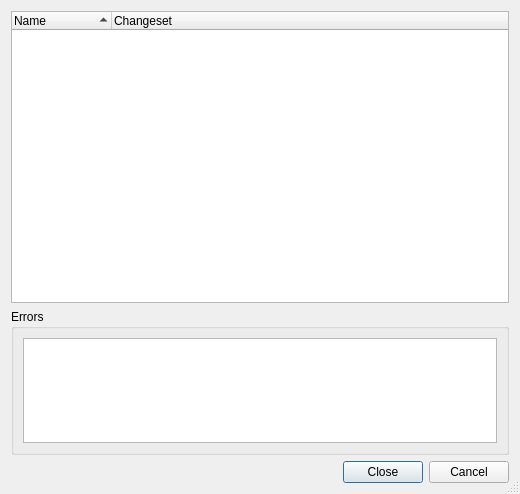
<?xml version="1.0" encoding="UTF-8"?>
<ui version="4.0">
 <class>HgBookmarksInOutDialog</class>
 <widget class="QDialog" name="HgBookmarksInOutDialog">
  <property name="geometry">
   <rect>
    <x>0</x>
    <y>0</y>
    <width>520</width>
    <height>494</height>
   </rect>
  </property>
  <property name="windowTitle">
   <string/>
  </property>
  <property name="sizeGripEnabled">
   <bool>true</bool>
  </property>
  <layout class="QVBoxLayout">
   <item>
    <widget class="QTreeWidget" name="bookmarksList">
     <property name="sizePolicy">
      <sizepolicy hsizetype="Expanding" vsizetype="Expanding">
       <horstretch>0</horstretch>
       <verstretch>2</verstretch>
      </sizepolicy>
     </property>
     <property name="whatsThis">
      <string>&lt;b&gt;Bookmarks List&lt;/b&gt;
&lt;p&gt;This shows a list of the bookmarks.&lt;/p&gt;</string>
     </property>
     <property name="alternatingRowColors">
      <bool>true</bool>
     </property>
     <property name="rootIsDecorated">
      <bool>false</bool>
     </property>
     <property name="itemsExpandable">
      <bool>false</bool>
     </property>
     <property name="sortingEnabled">
      <bool>true</bool>
     </property>
     <column>
      <property name="text">
       <string>Name</string>
      </property>
     </column>
     <column>
      <property name="text">
       <string>Changeset</string>
      </property>
     </column>
    </widget>
   </item>
   <item>
    <widget class="QGroupBox" name="errorGroup">
     <property name="sizePolicy">
      <sizepolicy hsizetype="Preferred" vsizetype="Expanding">
       <horstretch>0</horstretch>
       <verstretch>1</verstretch>
      </sizepolicy>
     </property>
     <property name="title">
      <string>Errors</string>
     </property>
     <layout class="QVBoxLayout">
      <item>
       <widget class="QTextEdit" name="errors">
        <property name="readOnly">
         <bool>true</bool>
        </property>
        <property name="acceptRichText">
         <bool>false</bool>
        </property>
       </widget>
      </item>
     </layout>
    </widget>
   </item>
   <item>
    <widget class="QDialogButtonBox" name="buttonBox">
     <property name="orientation">
      <enum>Qt::Horizontal</enum>
     </property>
     <property name="standardButtons">
      <set>QDialogButtonBox::Cancel|QDialogButtonBox::Close</set>
     </property>
    </widget>
   </item>
  </layout>
 </widget>
 <pixmapfunction>qPixmapFromMimeSource</pixmapfunction>
 <tabstops>
  <tabstop>bookmarksList</tabstop>
  <tabstop>errors</tabstop>
  <tabstop>buttonBox</tabstop>
 </tabstops>
 <resources/>
 <connections/>
</ui>
